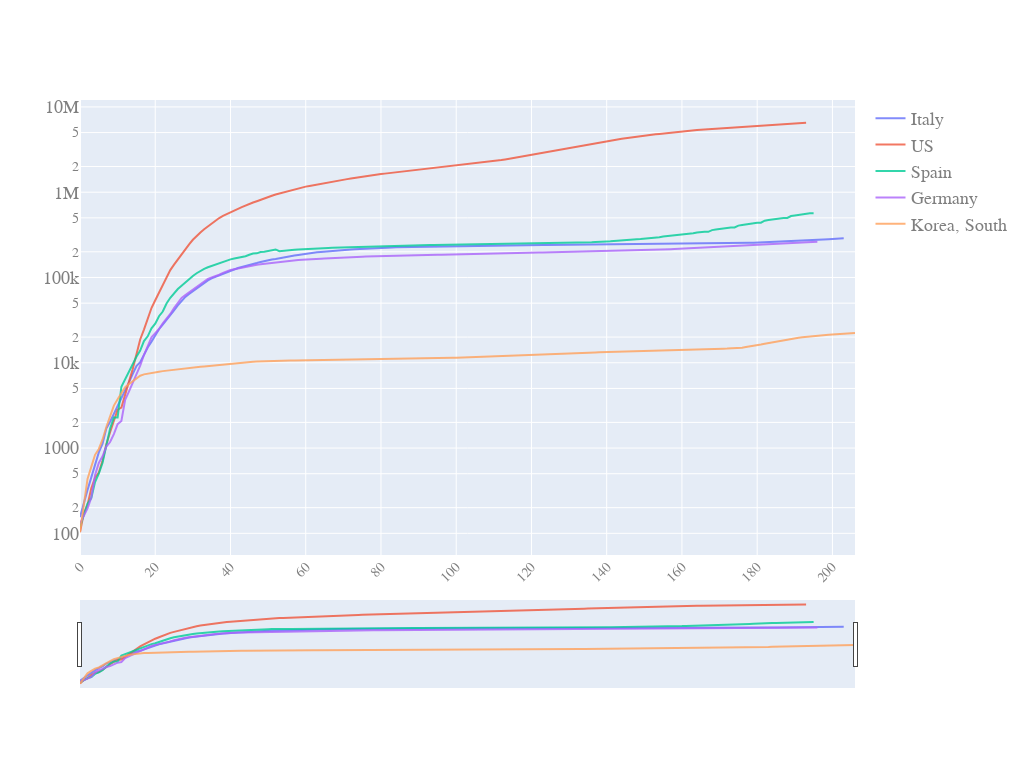

The notebook cell saved with this chart:
### Code cell
quick_plot(pd_sync_timelines.date,
           pd_sync_timelines.iloc[:,:-1],
           y_scale='log',
           slider=True)

### Figure 1 — Plotly figure (JSON) as saved in the notebook; plotly's stock layout.template omitted (floating-point values rounded to 4 significant figures; data arrays with more than 128 entries replaced by an {"elided": "..."} marker saying what was removed)
{"data": [{"name": "Italy", "opacity": 0.8, "type": "scatter", "x": {"elided": "207 int values"}, "y": {"elided": "207 int values"}}, {"name": "US", "opacity": 0.8, "type": "scatter", "x": {"elided": "207 int values"}, "y": {"elided": "207 int values"}}, {"name": "Spain", "opacity": 0.8, "type": "scatter", "x": {"elided": "207 int values"}, "y": {"elided": "207 int values"}}, {"name": "Germany", "opacity": 0.8, "type": "scatter", "x": {"elided": "207 int values"}, "y": {"elided": "207 int values"}}, {"name": "Korea, South", "opacity": 0.8, "type": "scatter", "x": {"elided": "207 int values"}, "y": {"elided": "207 int values"}}], "layout": {"autosize": true, "font": {"color": "#7f7f7f", "family": "PT Sans, monospace", "size": 18}, "height": 768, "width": 1024, "xaxis": {"nticks": 20, "rangeslider": {"visible": true}, "tickangle": -45, "tickfont": {"color": "#7f7f7f", "size": 14}}, "yaxis": {"type": "log"}}}
